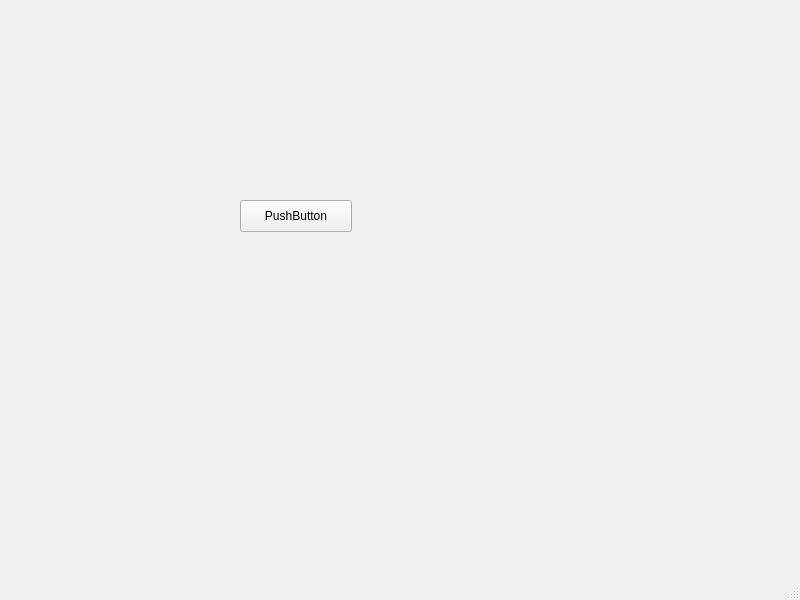
<?xml version="1.0" encoding="UTF-8"?>
<ui version="4.0">
 <class>MainWindow</class>
 <widget class="QMainWindow" name="MainWindow">
  <property name="geometry">
   <rect>
    <x>0</x>
    <y>0</y>
    <width>800</width>
    <height>600</height>
   </rect>
  </property>
  <property name="windowTitle">
   <string>MainWindow</string>
  </property>
  <widget class="QWidget" name="centralwidget">
   <widget class="QPushButton" name="pushButton">
    <property name="geometry">
     <rect>
      <x>240</x>
      <y>200</y>
      <width>112</width>
      <height>32</height>
     </rect>
    </property>
    <property name="text">
     <string>PushButton</string>
    </property>
   </widget>
  </widget>
  <widget class="QMenuBar" name="menubar">
   <property name="geometry">
    <rect>
     <x>0</x>
     <y>0</y>
     <width>800</width>
     <height>22</height>
    </rect>
   </property>
  </widget>
  <widget class="QStatusBar" name="statusbar"/>
 </widget>
 <resources/>
 <connections/>
</ui>
